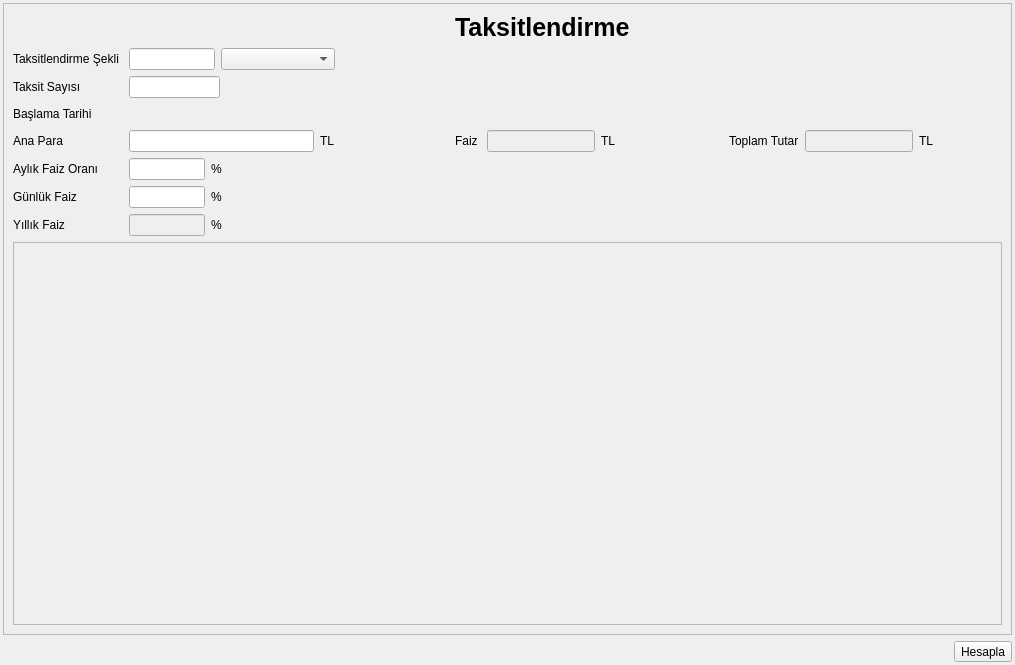
<?xml version="1.0" encoding="UTF-8"?>
<ui version="4.0">
 <class>FAIZ_HESAPLA_BATCH</class>
 <widget class="QDialog" name="FAIZ_HESAPLA_BATCH">
  <property name="geometry">
   <rect>
    <x>0</x>
    <y>0</y>
    <width>1015</width>
    <height>665</height>
   </rect>
  </property>
  <property name="sizePolicy">
   <sizepolicy hsizetype="Expanding" vsizetype="Expanding">
    <horstretch>0</horstretch>
    <verstretch>0</verstretch>
   </sizepolicy>
  </property>
  <property name="minimumSize">
   <size>
    <width>780</width>
    <height>580</height>
   </size>
  </property>
  <property name="font">
   <font>
    <stylestrategy>PreferDefault</stylestrategy>
   </font>
  </property>
  <property name="windowTitle">
   <string>Faiz Hesaplama</string>
  </property>
  <layout class="QGridLayout" name="gridLayout_9" rowstretch="80,0" columnstretch="80,0">
   <property name="margin">
    <number>3</number>
   </property>
   <item row="0" column="0" colspan="2">
    <widget class="QFrame" name="frame">
     <property name="frameShape">
      <enum>QFrame::StyledPanel</enum>
     </property>
     <property name="frameShadow">
      <enum>QFrame::Raised</enum>
     </property>
     <layout class="QGridLayout" name="gridLayout" rowstretch="2,10">
      <item row="1" column="0">
       <widget class="QScrollArea" name="scrollArea">
        <property name="widgetResizable">
         <bool>true</bool>
        </property>
        <widget class="QWidget" name="scrollAreaWidgetContents">
         <property name="geometry">
          <rect>
           <x>0</x>
           <y>0</y>
           <width>983</width>
           <height>320</height>
          </rect>
         </property>
         <layout class="QGridLayout" name="gridLayout_2">
          <item row="0" column="1">
           <widget class="QWidget" name="widget" native="true">
            <property name="sizePolicy">
             <sizepolicy hsizetype="Expanding" vsizetype="Expanding">
              <horstretch>0</horstretch>
              <verstretch>0</verstretch>
             </sizepolicy>
            </property>
            <property name="focusPolicy">
             <enum>Qt::NoFocus</enum>
            </property>
           </widget>
          </item>
         </layout>
        </widget>
       </widget>
      </item>
      <item row="0" column="0">
       <layout class="QGridLayout" name="gridLayout_6" rowstretch="1,0,0,0,0,0,0,0" columnstretch="1,0,0,0,0">
        <item row="2" column="0">
         <widget class="QLabel" name="label_taksit_sayisi">
          <property name="sizePolicy">
           <sizepolicy hsizetype="Fixed" vsizetype="Fixed">
            <horstretch>0</horstretch>
            <verstretch>0</verstretch>
           </sizepolicy>
          </property>
          <property name="font">
           <font>
            <weight>50</weight>
            <italic>false</italic>
            <bold>false</bold>
            <strikeout>false</strikeout>
           </font>
          </property>
          <property name="text">
           <string>Taksit Sayısı</string>
          </property>
         </widget>
        </item>
        <item row="2" column="2">
         <spacer name="horizontalSpacer_4">
          <property name="orientation">
           <enum>Qt::Horizontal</enum>
          </property>
          <property name="sizeHint" stdset="0">
           <size>
            <width>40</width>
            <height>20</height>
           </size>
          </property>
         </spacer>
        </item>
        <item row="2" column="1">
         <layout class="QGridLayout" name="gridLayout_4" columnstretch="4,10">
          <item row="0" column="0">
           <widget class="QCommaEdit" name="comma_edit_taksit_sayisi">
            <property name="font">
             <font>
              <italic>false</italic>
             </font>
            </property>
            <property name="whatsThis">
             <string>Sayilari formatina(Or:1,000,234.50) donusturur. </string>
            </property>
            <property name="QCommaEdit" stdset="0">
             <rect>
              <x>0</x>
              <y>0</y>
              <width>100</width>
              <height>100</height>
             </rect>
            </property>
           </widget>
          </item>
          <item row="0" column="1">
           <spacer name="horizontalSpacer_6">
            <property name="orientation">
             <enum>Qt::Horizontal</enum>
            </property>
            <property name="sizeHint" stdset="0">
             <size>
              <width>88</width>
              <height>20</height>
             </size>
            </property>
           </spacer>
          </item>
         </layout>
        </item>
        <item row="3" column="0">
         <widget class="QLabel" name="label_3">
          <property name="sizePolicy">
           <sizepolicy hsizetype="Fixed" vsizetype="Fixed">
            <horstretch>0</horstretch>
            <verstretch>0</verstretch>
           </sizepolicy>
          </property>
          <property name="text">
           <string>Başlama Tarihi</string>
          </property>
         </widget>
        </item>
        <item row="5" column="1">
         <layout class="QGridLayout" name="gridLayout_5" columnstretch="2,1,6">
          <item row="0" column="0">
           <widget class="QCommaEdit" name="comma_edit_aylik_faiz_orani">
            <property name="font">
             <font>
              <italic>false</italic>
             </font>
            </property>
            <property name="whatsThis">
             <string>Sayilari formatina(Or:1,000,234.50) donusturur. </string>
            </property>
            <property name="QCommaEdit" stdset="0">
             <rect>
              <x>0</x>
              <y>0</y>
              <width>100</width>
              <height>100</height>
             </rect>
            </property>
           </widget>
          </item>
          <item row="0" column="2">
           <spacer name="horizontalSpacer_7">
            <property name="orientation">
             <enum>Qt::Horizontal</enum>
            </property>
            <property name="sizeHint" stdset="0">
             <size>
              <width>40</width>
              <height>20</height>
             </size>
            </property>
           </spacer>
          </item>
          <item row="0" column="1">
           <widget class="QLabel" name="label_5">
            <property name="sizePolicy">
             <sizepolicy hsizetype="Fixed" vsizetype="Fixed">
              <horstretch>0</horstretch>
              <verstretch>0</verstretch>
             </sizepolicy>
            </property>
            <property name="text">
             <string>%</string>
            </property>
           </widget>
          </item>
         </layout>
        </item>
        <item row="4" column="0">
         <widget class="QLabel" name="label_ana_para">
          <property name="sizePolicy">
           <sizepolicy hsizetype="Fixed" vsizetype="Fixed">
            <horstretch>0</horstretch>
            <verstretch>0</verstretch>
           </sizepolicy>
          </property>
          <property name="font">
           <font>
            <weight>50</weight>
            <italic>false</italic>
            <bold>false</bold>
           </font>
          </property>
          <property name="text">
           <string>Ana Para</string>
          </property>
         </widget>
        </item>
        <item row="5" column="0">
         <widget class="QLabel" name="label_faiz_orani">
          <property name="sizePolicy">
           <sizepolicy hsizetype="Fixed" vsizetype="Fixed">
            <horstretch>0</horstretch>
            <verstretch>0</verstretch>
           </sizepolicy>
          </property>
          <property name="font">
           <font>
            <weight>50</weight>
            <italic>false</italic>
            <bold>false</bold>
           </font>
          </property>
          <property name="text">
           <string>Aylık Faiz Oranı</string>
          </property>
         </widget>
        </item>
        <item row="4" column="1">
         <layout class="QGridLayout" name="gridLayout_7" columnstretch="8,1,5">
          <item row="0" column="0">
           <widget class="QCommaEdit" name="comma_edit_anapara">
            <property name="font">
             <font>
              <italic>false</italic>
             </font>
            </property>
            <property name="whatsThis">
             <string>Sayilari formatina(Or:1,000,234.50) donusturur. </string>
            </property>
            <property name="QCommaEdit" stdset="0">
             <rect>
              <x>0</x>
              <y>0</y>
              <width>100</width>
              <height>100</height>
             </rect>
            </property>
           </widget>
          </item>
          <item row="0" column="2">
           <spacer name="horizontalSpacer">
            <property name="orientation">
             <enum>Qt::Horizontal</enum>
            </property>
            <property name="sizeHint" stdset="0">
             <size>
              <width>40</width>
              <height>20</height>
             </size>
            </property>
           </spacer>
          </item>
          <item row="0" column="1">
           <widget class="QLabel" name="label_ana_para_birim">
            <property name="sizePolicy">
             <sizepolicy hsizetype="Fixed" vsizetype="Fixed">
              <horstretch>0</horstretch>
              <verstretch>0</verstretch>
             </sizepolicy>
            </property>
            <property name="font">
             <font>
              <weight>50</weight>
              <italic>false</italic>
              <bold>false</bold>
             </font>
            </property>
            <property name="text">
             <string>TL</string>
            </property>
           </widget>
          </item>
         </layout>
        </item>
        <item row="6" column="1">
         <layout class="QGridLayout" name="gridLayout_gunluk_faiz" columnstretch="2,1,6">
          <item row="0" column="0">
           <widget class="QCommaEdit" name="commaEdit_gunluk_faiz">
            <property name="enabled">
             <bool>true</bool>
            </property>
            <property name="whatsThis">
             <string>Sayilari formatina(Or:1,000,234.50) donusturur. </string>
            </property>
            <property name="QCommaEdit" stdset="0">
             <rect>
              <x>0</x>
              <y>0</y>
              <width>100</width>
              <height>100</height>
             </rect>
            </property>
           </widget>
          </item>
          <item row="0" column="2">
           <spacer name="horizontalSpacer_14">
            <property name="orientation">
             <enum>Qt::Horizontal</enum>
            </property>
            <property name="sizeHint" stdset="0">
             <size>
              <width>40</width>
              <height>20</height>
             </size>
            </property>
           </spacer>
          </item>
          <item row="0" column="1">
           <widget class="QLabel" name="label_6">
            <property name="sizePolicy">
             <sizepolicy hsizetype="Fixed" vsizetype="Fixed">
              <horstretch>0</horstretch>
              <verstretch>0</verstretch>
             </sizepolicy>
            </property>
            <property name="text">
             <string>%</string>
            </property>
           </widget>
          </item>
         </layout>
        </item>
        <item row="1" column="0">
         <widget class="QLabel" name="label_hesaplama_sekli">
          <property name="sizePolicy">
           <sizepolicy hsizetype="Fixed" vsizetype="Fixed">
            <horstretch>0</horstretch>
            <verstretch>0</verstretch>
           </sizepolicy>
          </property>
          <property name="text">
           <string>Taksitlendirme Şekli </string>
          </property>
         </widget>
        </item>
        <item row="1" column="1">
         <layout class="QGridLayout" name="gridLayout_10" columnstretch="3,4,4">
          <item row="0" column="1">
           <widget class="QComboBox" name="comboBox_hesaplama_sekli">
            <property name="sizePolicy">
             <sizepolicy hsizetype="Expanding" vsizetype="Fixed">
              <horstretch>0</horstretch>
              <verstretch>0</verstretch>
             </sizepolicy>
            </property>
           </widget>
          </item>
          <item row="0" column="2">
           <spacer name="horizontalSpacer_12">
            <property name="orientation">
             <enum>Qt::Horizontal</enum>
            </property>
            <property name="sizeHint" stdset="0">
             <size>
              <width>40</width>
              <height>20</height>
             </size>
            </property>
           </spacer>
          </item>
          <item row="0" column="0">
           <widget class="QCommaEdit" name="commaEdit_faiz_hesaplama_sayisi">
            <property name="whatsThis">
             <string>Sayilari formatina(Or:1,000,234.50) donusturur. </string>
            </property>
            <property name="QCommaEdit" stdset="0">
             <rect>
              <x>0</x>
              <y>0</y>
              <width>100</width>
              <height>100</height>
             </rect>
            </property>
           </widget>
          </item>
         </layout>
        </item>
        <item row="7" column="1">
         <layout class="QGridLayout" name="gridLayout_yillik" columnstretch="2,1,6">
          <item row="0" column="0">
           <widget class="QCommaEdit" name="commaEdit_yillik_faiz">
            <property name="enabled">
             <bool>false</bool>
            </property>
            <property name="whatsThis">
             <string>Sayilari formatina(Or:1,000,234.50) donusturur. </string>
            </property>
            <property name="QCommaEdit" stdset="0">
             <rect>
              <x>0</x>
              <y>0</y>
              <width>100</width>
              <height>100</height>
             </rect>
            </property>
           </widget>
          </item>
          <item row="0" column="2">
           <spacer name="horizontalSpacer_15">
            <property name="orientation">
             <enum>Qt::Horizontal</enum>
            </property>
            <property name="sizeHint" stdset="0">
             <size>
              <width>40</width>
              <height>20</height>
             </size>
            </property>
           </spacer>
          </item>
          <item row="0" column="1">
           <widget class="QLabel" name="label_7">
            <property name="sizePolicy">
             <sizepolicy hsizetype="Fixed" vsizetype="Fixed">
              <horstretch>0</horstretch>
              <verstretch>0</verstretch>
             </sizepolicy>
            </property>
            <property name="text">
             <string>%</string>
            </property>
           </widget>
          </item>
         </layout>
        </item>
        <item row="7" column="0">
         <widget class="QLabel" name="label_4">
          <property name="sizePolicy">
           <sizepolicy hsizetype="Fixed" vsizetype="Fixed">
            <horstretch>0</horstretch>
            <verstretch>0</verstretch>
           </sizepolicy>
          </property>
          <property name="text">
           <string>Yıllık Faiz </string>
          </property>
         </widget>
        </item>
        <item row="6" column="0">
         <widget class="QLabel" name="label_2">
          <property name="sizePolicy">
           <sizepolicy hsizetype="Fixed" vsizetype="Fixed">
            <horstretch>0</horstretch>
            <verstretch>0</verstretch>
           </sizepolicy>
          </property>
          <property name="text">
           <string>Günlük Faiz </string>
          </property>
         </widget>
        </item>
        <item row="4" column="2">
         <layout class="QGridLayout" name="gridLayout_13" columnstretch="1,5,0,5">
          <item row="0" column="3">
           <spacer name="horizontalSpacer_13">
            <property name="orientation">
             <enum>Qt::Horizontal</enum>
            </property>
            <property name="sizeHint" stdset="0">
             <size>
              <width>68</width>
              <height>20</height>
             </size>
            </property>
           </spacer>
          </item>
          <item row="0" column="0">
           <widget class="QLabel" name="label_faiz_tutari">
            <property name="sizePolicy">
             <sizepolicy hsizetype="Fixed" vsizetype="Fixed">
              <horstretch>0</horstretch>
              <verstretch>0</verstretch>
             </sizepolicy>
            </property>
            <property name="text">
             <string>Faiz </string>
            </property>
           </widget>
          </item>
          <item row="0" column="1">
           <widget class="QCommaEdit" name="commaEdit_faiz_tutari">
            <property name="enabled">
             <bool>false</bool>
            </property>
            <property name="whatsThis">
             <string>Sayilari formatina(Or:1,000,234.50) donusturur. </string>
            </property>
            <property name="QCommaEdit" stdset="0">
             <rect>
              <x>0</x>
              <y>0</y>
              <width>100</width>
              <height>100</height>
             </rect>
            </property>
           </widget>
          </item>
          <item row="0" column="2">
           <widget class="QLabel" name="label">
            <property name="sizePolicy">
             <sizepolicy hsizetype="Fixed" vsizetype="Fixed">
              <horstretch>0</horstretch>
              <verstretch>0</verstretch>
             </sizepolicy>
            </property>
            <property name="text">
             <string>TL</string>
            </property>
           </widget>
          </item>
         </layout>
        </item>
        <item row="3" column="3">
         <spacer name="horizontalSpacer_9">
          <property name="orientation">
           <enum>Qt::Horizontal</enum>
          </property>
          <property name="sizeHint" stdset="0">
           <size>
            <width>40</width>
            <height>20</height>
           </size>
          </property>
         </spacer>
        </item>
        <item row="4" column="3" colspan="2">
         <layout class="QGridLayout" name="gridLayout_14" columnstretch="0,0,1,0">
          <item row="0" column="1">
           <widget class="QCommaEdit" name="comma_edit_toplam_tutar">
            <property name="enabled">
             <bool>false</bool>
            </property>
            <property name="whatsThis">
             <string>Sayilari formatina(Or:1,000,234.50) donusturur. </string>
            </property>
            <property name="QCommaEdit" stdset="0">
             <rect>
              <x>0</x>
              <y>0</y>
              <width>100</width>
              <height>100</height>
             </rect>
            </property>
           </widget>
          </item>
          <item row="0" column="3">
           <spacer name="horizontalSpacer_16">
            <property name="orientation">
             <enum>Qt::Horizontal</enum>
            </property>
            <property name="sizeHint" stdset="0">
             <size>
              <width>68</width>
              <height>20</height>
             </size>
            </property>
           </spacer>
          </item>
          <item row="0" column="0">
           <widget class="QLabel" name="label_toplam_tutar">
            <property name="sizePolicy">
             <sizepolicy hsizetype="Fixed" vsizetype="Fixed">
              <horstretch>0</horstretch>
              <verstretch>0</verstretch>
             </sizepolicy>
            </property>
            <property name="text">
             <string>Toplam Tutar</string>
            </property>
           </widget>
          </item>
          <item row="0" column="2">
           <widget class="QLabel" name="label_toplam_tutar_birimi">
            <property name="sizePolicy">
             <sizepolicy hsizetype="Fixed" vsizetype="Fixed">
              <horstretch>0</horstretch>
              <verstretch>0</verstretch>
             </sizepolicy>
            </property>
            <property name="font">
             <font>
              <weight>50</weight>
              <italic>false</italic>
              <bold>false</bold>
             </font>
            </property>
            <property name="text">
             <string>TL</string>
            </property>
           </widget>
          </item>
         </layout>
        </item>
        <item row="3" column="1">
         <layout class="QGridLayout" name="gridLayout_8" columnstretch="8,0">
          <item row="0" column="1">
           <spacer name="horizontalSpacer_3">
            <property name="orientation">
             <enum>Qt::Horizontal</enum>
            </property>
            <property name="sizeHint" stdset="0">
             <size>
              <width>78</width>
              <height>20</height>
             </size>
            </property>
           </spacer>
          </item>
          <item row="0" column="0">
           <widget class="QAdakDate" name="adak_date_baslama_tarihi" native="true">
            <property name="sizePolicy">
             <sizepolicy hsizetype="Minimum" vsizetype="Fixed">
              <horstretch>0</horstretch>
              <verstretch>0</verstretch>
             </sizepolicy>
            </property>
            <property name="minimumSize">
             <size>
              <width>242</width>
              <height>0</height>
             </size>
            </property>
            <property name="whatsThis">
             <string>Tarih WidgetÄ± </string>
            </property>
            <property name="QAdakDate" stdset="0">
             <rect>
              <x>0</x>
              <y>0</y>
              <width>100</width>
              <height>100</height>
             </rect>
            </property>
           </widget>
          </item>
         </layout>
        </item>
        <item row="0" column="2">
         <widget class="QLabel" name="label_title">
          <property name="font">
           <font>
            <pointsize>19</pointsize>
            <weight>75</weight>
            <bold>true</bold>
           </font>
          </property>
          <property name="styleSheet">
           <string notr="true">color:rgb(0, 0, 0)</string>
          </property>
          <property name="text">
           <string>Taksitlendirme</string>
          </property>
         </widget>
        </item>
       </layout>
      </item>
     </layout>
    </widget>
   </item>
   <item row="1" column="0">
    <spacer name="horizontalSpacer_2">
     <property name="orientation">
      <enum>Qt::Horizontal</enum>
     </property>
     <property name="sizeHint" stdset="0">
      <size>
       <width>40</width>
       <height>20</height>
      </size>
     </property>
    </spacer>
   </item>
   <item row="1" column="1">
    <layout class="QGridLayout" name="gridLayout_3" columnstretch="10,0,0">
     <item row="0" column="0">
      <spacer name="horizontalSpacer_10">
       <property name="orientation">
        <enum>Qt::Horizontal</enum>
       </property>
       <property name="sizeHint" stdset="0">
        <size>
         <width>40</width>
         <height>20</height>
        </size>
       </property>
      </spacer>
     </item>
     <item row="0" column="2">
      <widget class="QToolButton" name="pushButton_hesapla">
       <property name="text">
        <string>Hesapla</string>
       </property>
       <property name="icon">
        <iconset resource="../e9_icons.qrc">
         <normaloff>:/e9_icons/E9_ICONS/calculator.png</normaloff>:/e9_icons/E9_ICONS/calculator.png</iconset>
       </property>
       <property name="iconSize">
        <size>
         <width>32</width>
         <height>32</height>
        </size>
       </property>
       <property name="toolButtonStyle">
        <enum>Qt::ToolButtonTextUnderIcon</enum>
       </property>
      </widget>
     </item>
     <item row="0" column="1">
      <widget class="QWidget" name="widget_batch_button" native="true">
       <property name="sizePolicy">
        <sizepolicy hsizetype="Expanding" vsizetype="Fixed">
         <horstretch>0</horstretch>
         <verstretch>0</verstretch>
        </sizepolicy>
       </property>
      </widget>
     </item>
    </layout>
   </item>
  </layout>
 </widget>
 <customwidgets>
  <customwidget>
   <class>QAdakDate</class>
   <extends>QWidget</extends>
   <header>QAdakDate.h</header>
  </customwidget>
  <customwidget>
   <class>QCommaEdit</class>
   <extends>QLineEdit</extends>
   <header>QCommaEdit.h</header>
  </customwidget>
 </customwidgets>
 <tabstops>
  <tabstop>commaEdit_faiz_hesaplama_sayisi</tabstop>
  <tabstop>comboBox_hesaplama_sekli</tabstop>
  <tabstop>comma_edit_taksit_sayisi</tabstop>
  <tabstop>adak_date_baslama_tarihi</tabstop>
  <tabstop>comma_edit_anapara</tabstop>
  <tabstop>comma_edit_aylik_faiz_orani</tabstop>
  <tabstop>commaEdit_gunluk_faiz</tabstop>
  <tabstop>scrollArea</tabstop>
  <tabstop>pushButton_hesapla</tabstop>
  <tabstop>commaEdit_yillik_faiz</tabstop>
  <tabstop>comma_edit_toplam_tutar</tabstop>
  <tabstop>commaEdit_faiz_tutari</tabstop>
 </tabstops>
 <resources>
  <include location="../e9_icons.qrc"/>
 </resources>
 <connections/>
</ui>
